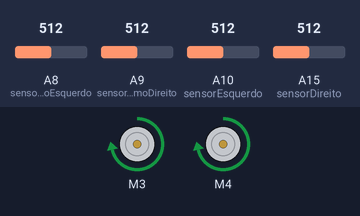
A sketch run on a simulated Arduino Mega 2560, built with avr-gcc and run on an emulated ATmega2560. Shown: 2 × DC motor (green arrow = forward, orange = backward, longer = faster). Inputs (shaded band) come from the test bench; at power-on: A8 (sensorExtremoEsquerdo) = 512, A9 (sensorExtremoDireito) = 512, A10 (sensorEsquerdo) = 512, A15 (sensorDireito) = 512.

Above: at 1.2 s.
1.3 s: A8 (sensorExtremoEsquerdo) set to 153
2.8 s: A8 (sensorExtremoEsquerdo) set to 129
At 3.7 s:
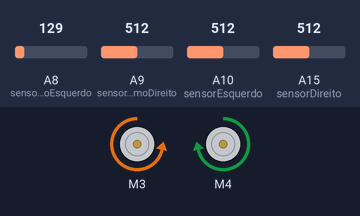
4.3 s: A8 (sensorExtremoEsquerdo) set to 150
At 4.9 s:
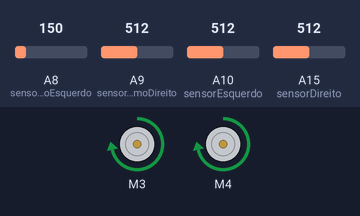
5.8 s: A9 (sensorExtremoDireito) set to 149
7.3 s: A9 (sensorExtremoDireito) set to 126
At 8.3 s:
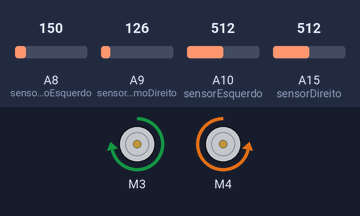
8.8 s: A9 (sensorExtremoDireito) set to 150
At 9.5 s:
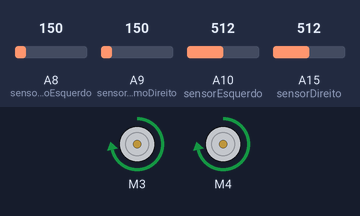
Timing chart, 0 to 11.3 s (numbered marks = the images above; inputs shaded):
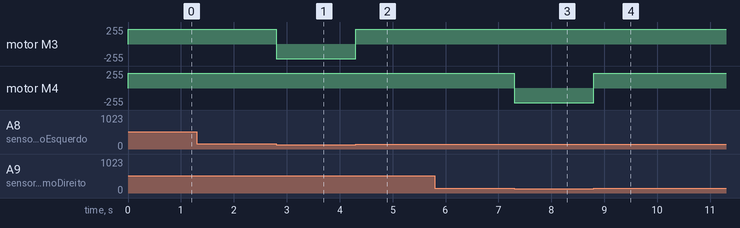

The sketch:

TesteQuatroSensoresSeguindoLinha.ino
```cpp
#include <AFMotor.h>
#include <HCSR04.h>

AF_DCMotor motorEsquerdo(3);  // Motor Esquerdo conectado ao pino 1
AF_DCMotor motorDireito(4);   // Motor Direito conectado ao pino 2

#define sensorEsquerdo A10
#define sensorDireito A15
#define sensorExtremoEsquerdo A8
#define sensorExtremoDireito A9

#define LIMIAR 140       // Limiar para detecção da linha preta

void setup() {
  pinMode(sensorEsquerdo, INPUT);
  pinMode(sensorDireito, INPUT);
  pinMode(sensorExtremoEsquerdo, INPUT);
  pinMode(sensorExtremoDireito, INPUT);

  int Velocidade = 220;
  motorEsquerdo.setSpeed(Velocidade);
  motorDireito.setSpeed(Velocidade);

  Serial.begin(9600);
}

void loop() {
  int leituraEsquerda = analogRead(sensorEsquerdo);
  int leituraDireita = analogRead(sensorDireito);
  int leituraExtremoEsquerdo = analogRead(sensorExtremoEsquerdo);
  int leituraExtremoDireito = analogRead(sensorExtremoDireito);


    if (leituraExtremoEsquerdo < LIMIAR && leituraEsquerda < LIMIAR && leituraDireita < LIMIAR && leituraExtremoDireito < LIMIAR) {
      // Todos os sensores estão sobre a linha preta
      motorEsquerdo.run(FORWARD);
      motorDireito.run(FORWARD);
    } else if (leituraExtremoEsquerdo < LIMIAR && leituraEsquerda < LIMIAR) {
      // Somente o sensor extremo esquerdo e o sensor esquerdo estão sobre a linha preta
      motorEsquerdo.run(BACKWARD);
      motorDireito.run(FORWARD);
    } else if (leituraExtremoDireito < LIMIAR && leituraDireita < LIMIAR) {
      // Somente o sensor extremo direito e o sensor direito estão sobre a linha preta
      motorEsquerdo.run(FORWARD);
      motorDireito.run(BACKWARD);
    } else if (leituraExtremoEsquerdo < LIMIAR) {
      // Somente o sensor extremo esquerdo está sobre a linha preta
      motorEsquerdo.run(BACKWARD);
      motorDireito.run(FORWARD);
    } else if (leituraExtremoDireito < LIMIAR) {
      // Somente o sensor extremo direito está sobre a linha preta
      motorEsquerdo.run(FORWARD);
      motorDireito.run(BACKWARD);
    } else if (leituraEsquerda < LIMIAR && leituraDireita < LIMIAR) {
      // Somente os sensores central esquerdo e central direito estão sobre a linha preta
      motorEsquerdo.run(FORWARD);
      motorDireito.run(FORWARD);
    } else if (leituraEsquerda < LIMIAR) {
      // Somente o sensor central esquerdo está sobre a linha preta
      motorEsquerdo.run(BACKWARD);
      motorDireito.run(FORWARD);
    } else if (leituraDireita < LIMIAR) {
      // Somente o sensor central direito está sobre a linha preta
      motorEsquerdo.run(FORWARD);
      motorDireito.run(BACKWARD);
    } else {
      // Nenhum sensor está sobre a linha preta
      motorEsquerdo.run(FORWARD);
      motorDireito.run(FORWARD);
    }
  }
```

Measured:
- the behaviour switches between 140 and 139 on A8 (sensorExtremoEsquerdo) (found by bisection; images 0 and 1)
- the behaviour switches between 140 and 139 on A9 (sensorExtremoDireito) (found by bisection; images 2 and 3)
- after the input at 1.3 s, every drawn part: stays the same
- after the input at 2.8 s, motor M3: forward 220/255 → backward 220/255 at once
- after the input at 4.3 s, motor M3: backward 220/255 → forward 220/255 at once
- after the input at 5.8 s, every drawn part: stays the same
- after the input at 7.3 s, motor M4: forward 220/255 → backward 220/255 at once
- after the input at 8.8 s, motor M4: backward 220/255 → forward 220/255 at once
